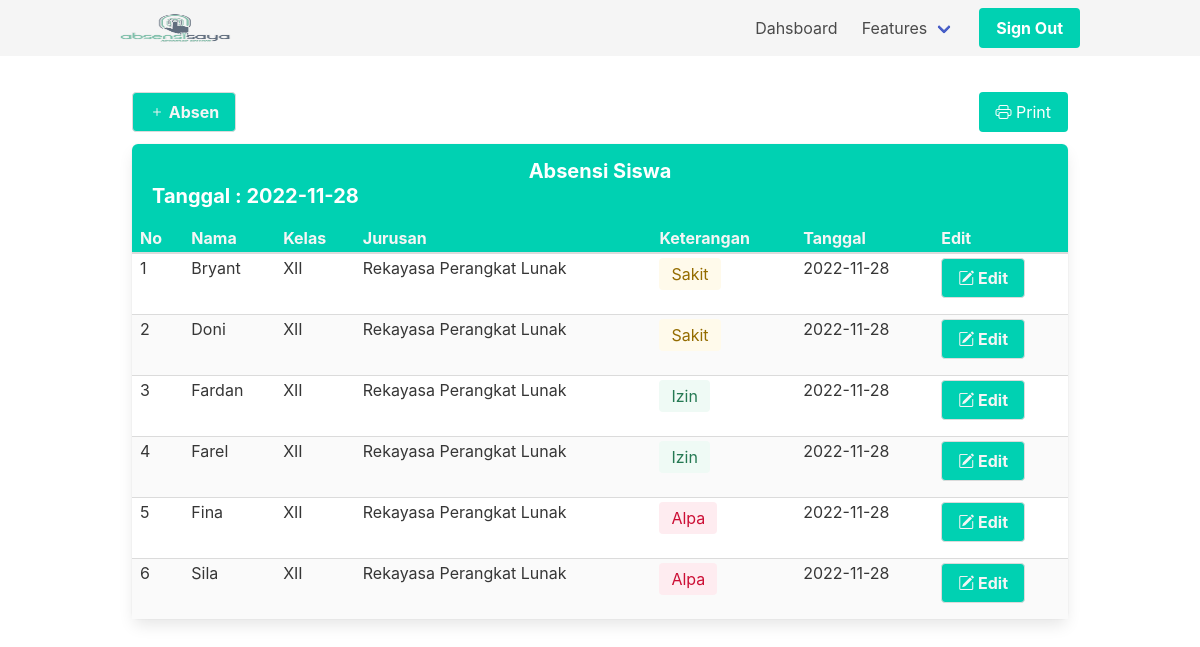
The app's page /teacher/absen.php (signed in) with its own data.
### tables this page shows
CREATE TABLE `murid` (
  `id_murid` int(11) NOT NULL,
  `id_kelas` int(11) NOT NULL,
  `id_jurusan` int(11) NOT NULL,
  `nama` varchar(200) NOT NULL,
  `email` varchar(200) NOT NULL,
  `alamat` varchar(200) NOT NULL,
  `no_tlp` varchar(50) NOT NULL,
  `jk` varchar(25) NOT NULL
);

CREATE TABLE `kelas` (
  `id_kelas` int(11) NOT NULL,
  `kelas` varchar(40) NOT NULL
);

CREATE TABLE `jurusan` (
  `id_jurusan` int(11) NOT NULL,
  `jurusan` varchar(40) NOT NULL
);

CREATE TABLE `absen` (
  `id_absen` int(11) NOT NULL,
  `id_murid` int(11) NOT NULL,
  `keterangan` varchar(50) NOT NULL,
  `tanggal` date NOT NULL
);

### teacher/absen.php (the view, shortened to what this page needs)
<?php
include '../components/config.php';
include '../components/meta.php';
include '../components/navbar.php';
$Date = date("Y-m-d");
$AttendedStudents = $con->query("SELECT * FROM murid JOIN kelas ON (kelas.id_kelas=murid.id_kelas) JOIN jurusan ON (jurusan.id_jurusan=murid.id_jurusan) JOIN absen ON (absen.id_murid=murid.id_murid) WHERE tanggal = '$Date' AND kelas.id_kelas = $_SESSION[id_kelas] AND jurusan.id_jurusan = $_SESSION[id_jurusan] ORDER BY nama ASC");
?>
<div class="container mt-5 p-3">
    <div class="is-flex is-justify-content-space-between">
        <button class="tambah js-modal-trigger button has-background-primary has-text-weight-bold has-text-light mb-3" data-target="modal-js-example">
            <i class="bi bi-plus"></i>&nbsp;Absen
        </button>
        <a href="#" class="button is-primary" aria-hidden="true" onclick="toggle()"><i class="bi bi-printer"></i>&nbsp;Print</a>
    </div>
    <article class="panel is-primary">
        <p class="panel-heading">
            <span class="has-text-weight-bold is-flex is-justify-content-center">Absensi Siswa</span>
            <span class="has-text-weight-bold">Tanggal : <?= $Date ?></span>
        </p>
        <div class="table-container">
            <table class="table is-striped is-hoverable is-fullwidth is-narrow">
                <thead class="has-background-primary">
                    <tr class="has-text-weight-bold">
                        <td scope="col" class="has-text-light">No</td>
                        <td scope="col" class="has-text-light">Nama</td>
                        <td scope="col" class="has-text-light t">Kelas</td>
                        <td scope="col" class="has-text-light t">Jurusan</td>
                        <td scope="col" class="has-text-light">Keterangan</td>
                        <td scope="col" class="has-text-light">Tanggal</td>
                        <td scope="col" class="has-text-light t">Edit</td>
                    </tr>
                </thead>
                <tbody class="table-group-divider">
                    <?php
                    $no = 1;
                    foreach ($AttendedStudents as $s) :
                    ?>
                        <tr>
                            <td><?= $no++ ?></td>
                            <td><?= $s['nama'] ?></td>
                            <td class="t"><?= $s['kelas'] ?></td>
                            <td class="t"><?= $s['jurusan'] ?></td>
                            <td>
                                <?php if ($s['keterangan'] == "Sakit") : ?>
                                    <span class="tag is-warning is-light is-medium"><?= $s['keterangan'] ?></span>
                                <?php elseif ($s['keterangan'] == "Izin") : ?>
                                    <span class="tag is-success is-light is-medium"><?= $s['keterangan'] ?></span>
                                <?php elseif ($s['keterangan'] == "Alpa") : ?>
                                    <span class="tag is-danger is-light is-medium"><?= $s['keterangan'] ?></span>
                                <?php endif; ?>
                            </td>
                            <td><?= $s['tanggal'] ?></td>
                            <td class="t">
                                <button class="js-modal-trigger button has-background-primary has-text-weight-bold has-text-light mb-3" data-target="edit<?= $s['id_murid'] ?>">
                                    <i class="bi bi-pencil-square"></i>&nbsp;Edit
                                </button>
                            </td>
                        </tr>
                    <?php
                    endforeach;
                    ?>
                </tbody>
            </table>
        </div>
    </article>
</div>

### records on screen
murid: nama "Bryant", id_kelas.kelas "XII", id_jurusan.jurusan "Rekayasa Perangkat Lunak", absen.keterangan "Sakit", absen.tanggal "2022-11-28"
murid: nama "Doni", id_kelas.kelas "XII", id_jurusan.jurusan "Rekayasa Perangkat Lunak", absen.keterangan "Sakit", absen.tanggal "2022-11-28"
murid: nama "Fardan", id_kelas.kelas "XII", id_jurusan.jurusan "Rekayasa Perangkat Lunak", absen.keterangan "Izin", absen.tanggal "2022-11-28"
murid: nama "Farel", id_kelas.kelas "XII", id_jurusan.jurusan "Rekayasa Perangkat Lunak", absen.keterangan "Izin", absen.tanggal "2022-11-28"
murid: nama "Fina", id_kelas.kelas "XII", id_jurusan.jurusan "Rekayasa Perangkat Lunak", absen.keterangan "Alpa", absen.tanggal "2022-11-28"
murid: nama "Sila", id_kelas.kelas "XII", id_jurusan.jurusan "Rekayasa Perangkat Lunak", absen.keterangan "Alpa", absen.tanggal "2022-11-28"
